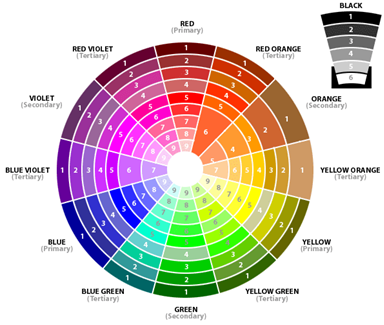
#> input picture Vetroscope/IMS.png, 384 x 325 px, given in place of original.tif, which was not available
$ python vetroscope.py IMS.png
#> lines starting #> are read from the running program, lines starting #| are printed output that depends on the picture; pictures that were not available may be replaced by others from this repository, and a replacement may not be noted
import cv2
import numpy as np
from sys import argv
#709
src = cv2.imread('original.tif')
#> src is the input picture: shape (325, 384, 3); mean B, G, R 194.6, 199.8, 212.6

#get bgr
B, G, R = src[:,:,0], src[:,:,1], src[:,:,2]
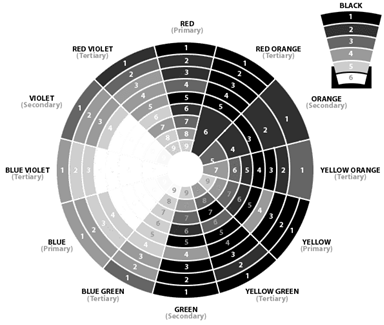
#> B: shape (325, 384); min 0, max 255, mean 194.6
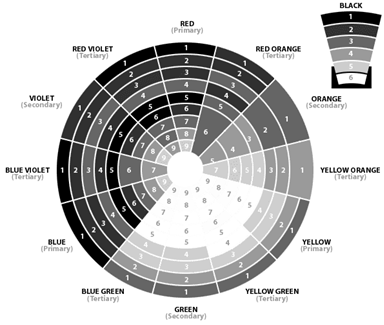
#> G: shape (325, 384); min 0, max 255, mean 199.8
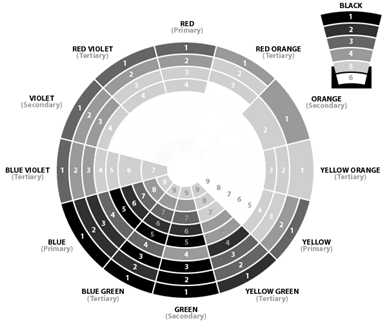
#> R: shape (325, 384); min 0, max 255, mean 212.6

#convert to YCC 709 according to presentation
Y = (0.299 * R) + (0.587 * G) + (0.114 * B)
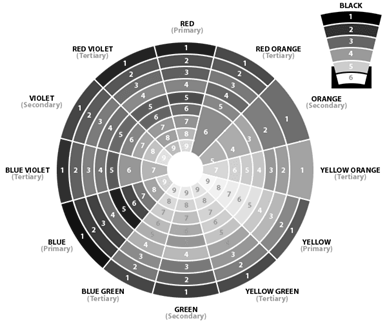
#> Y: shape (325, 384) float64; min 0, max 255, mean 203
Cb = (-0.169 * R) - (0.331 * G) + (0.5 * B) +128
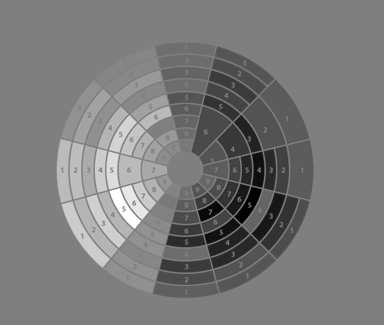
#> Cb: shape (325, 384) float64; min 0.5, max 255.5, mean 123.2; drawn with min black and max white
Cr = (0.5 * R) - (0.418 * G) - (0.082 * B) + 128
Cr = 256 - Cr
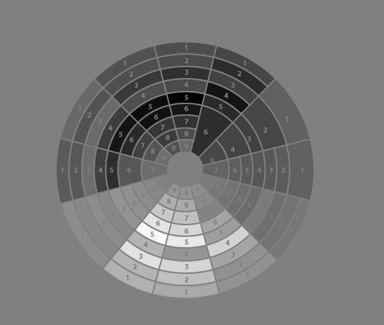
#> Cr: shape (325, 384) float64; min 0.5, max 251.8, mean 121.2

#make vetroscope
dst = np.zeros((256, 256, 3))
for x in range(src.shape[0]):
  for y in range(src.shape[1]):
    dst[int(Cr[x, y]), int(Cb[x, y])] = np.array([B[x, y], G[x, y], R[x, y]])
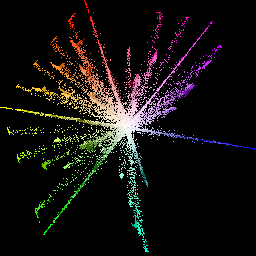
#> dst: shape (256, 256, 3) float64; mean of channels 0, 1, 2 14.9, 16.8, 19.4; drawn as B, G, R
cv2.imwrite('vetroscope.jpg', dst)

#convert to YCC with cv2
YCrCbImage = cv2.cvtColor(src, cv2.COLOR_BGR2YCrCb)
#> YCrCbImage: shape (325, 384, 3); mean of channels 0, 1, 2 203, 134.8, 123.2
cv2.imwrite('YCbCr_cv2.jpg', YCrCbImage)

#convert to YCC with cv2 formuls
Cr2 = (R-Y)*0.713+128
Cb2 = (B-Y)*0.564+128

img = np.zeros([1984,2128,3])
#> (the run stopped early here; a loop or call above may not have finished)
